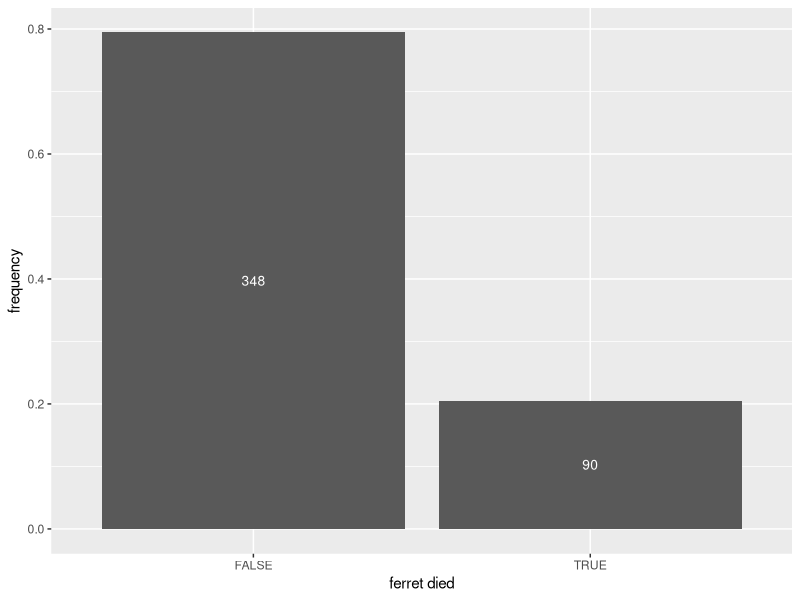
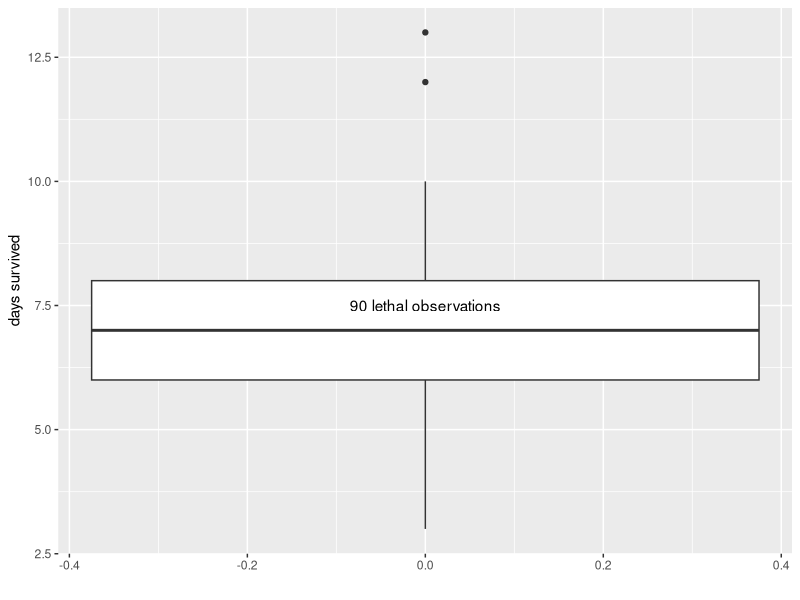
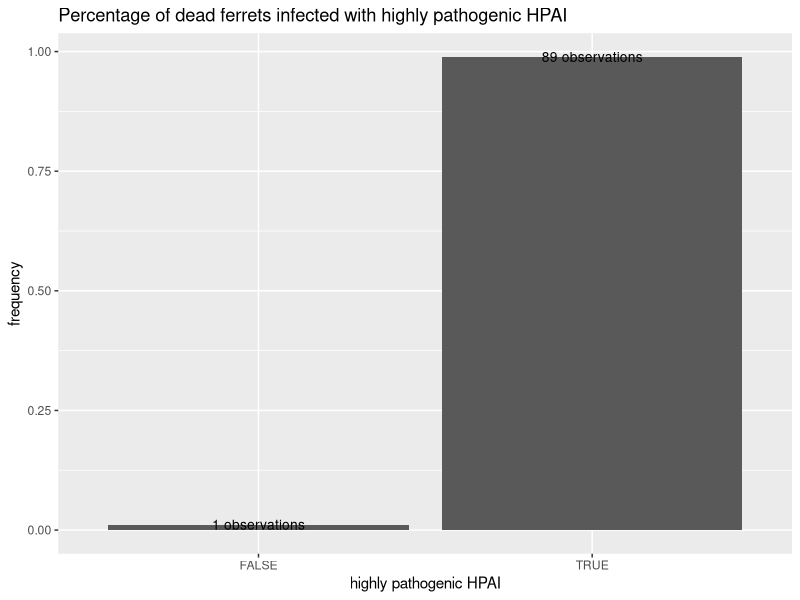
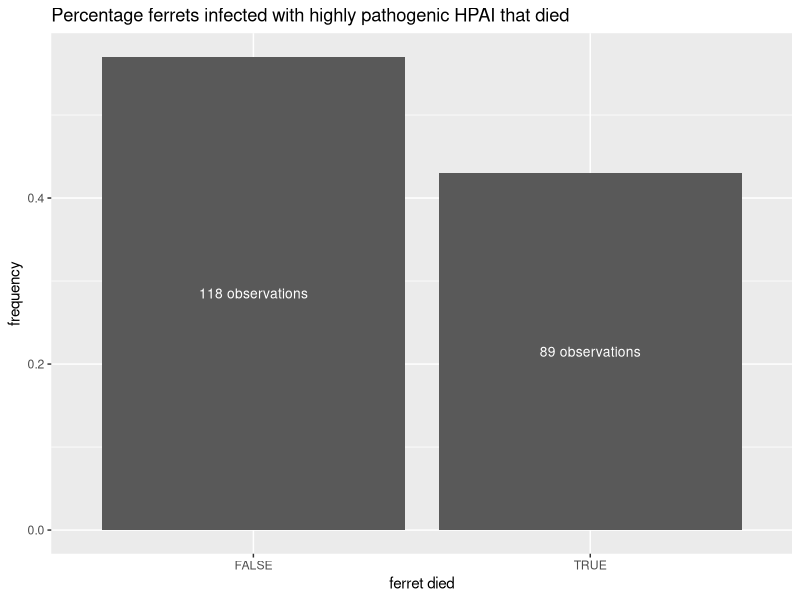
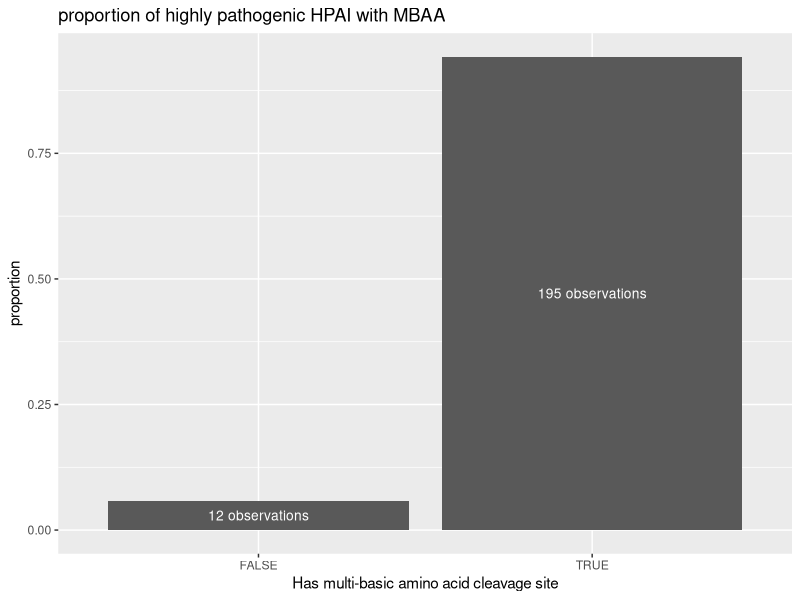
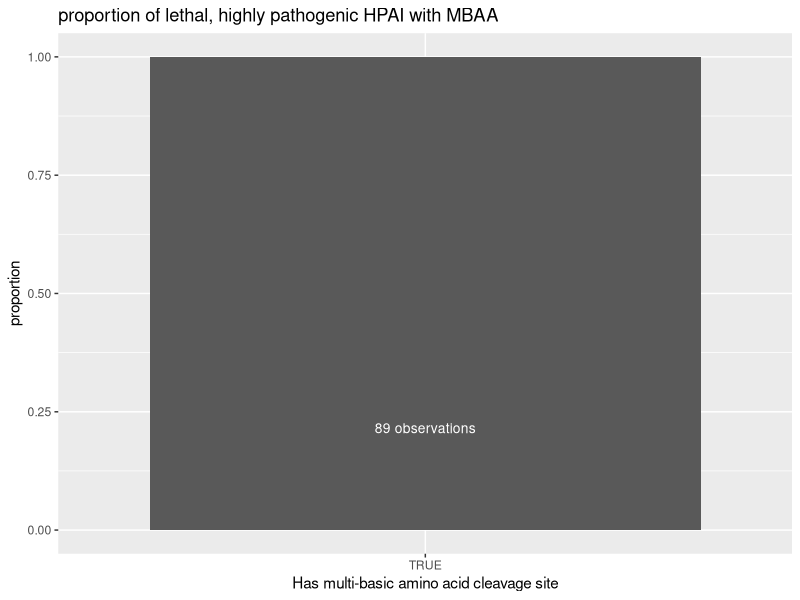
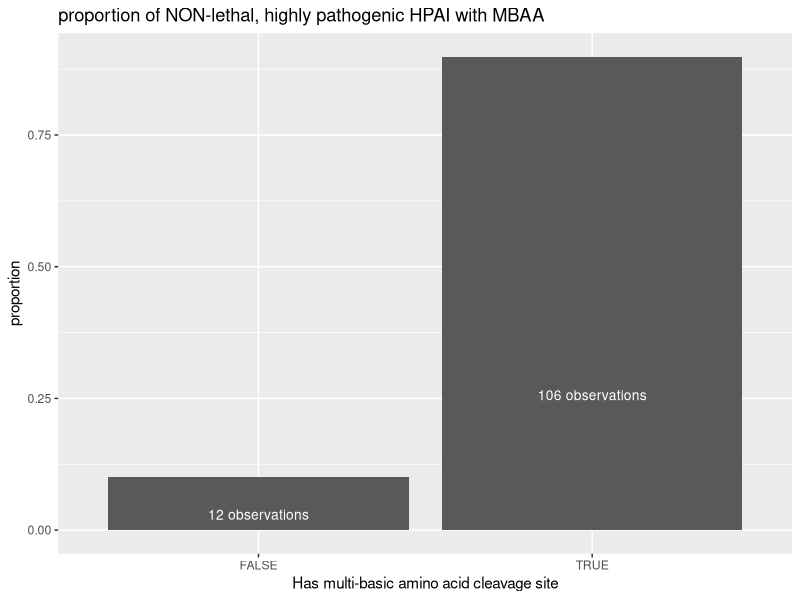
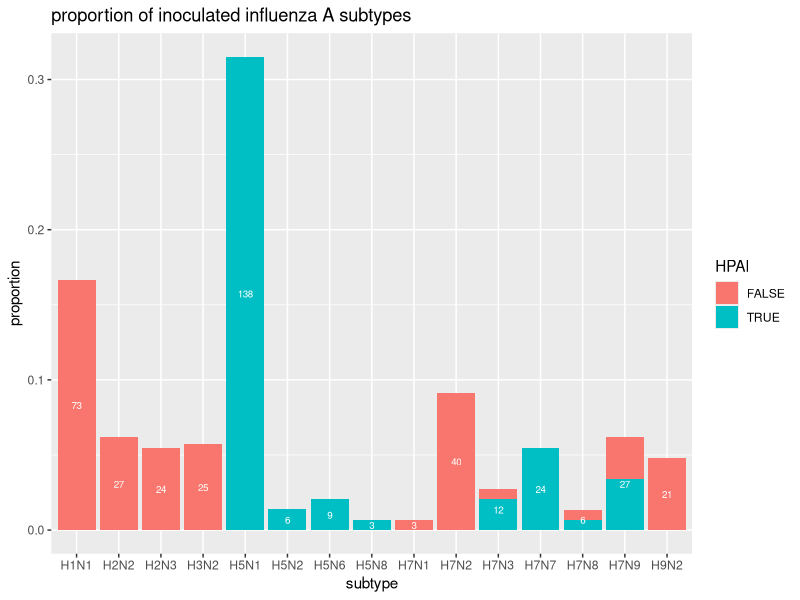

The R script that drew these images, in order:
## ---- chunk 1
#install.packages("ggplot2")
library(ggplot2)

#install.packages("dplyr")
library(dplyr)

#install.packages("here")
library(here)

## ---- chunk 2
# load dataset
ferret_IAV_data <- read.csv(here("cdc-exercise", "data", "IAV_morbidity_and_titer_measurements_ferrets.csv"))

# view dataset 
str(ferret_IAV_data)
## ---- chunk 3
# select variables from dataset
ferret_IAV_data = ferret_IAV_data %>%
  select(-c("expt", "NW_typical", "RD_trans", "Origin", "temp_5", "temp_5_day"))

# view pruned dataset
str(ferret_IAV_data) #

summary(ferret_IAV_data)
## ---- chunk 4
# first, lets factor categorical variables
ferret_IAV_data = ferret_IAV_data %>%
  mutate("units" = factor(units), "HA" = factor(HA), "NA." = factor(NA.)) 

# now, lets replace binary character variables with logical values
ferret_IAV_data = ferret_IAV_data %>%
  mutate("lethal" = case_when(lethal == "true" ~ TRUE, lethal == "false" ~ FALSE),
         "HPAI" = case_when(HPAI == "true" ~ TRUE, HPAI == "false" ~ FALSE), 
         "HPAI_MBAA" = case_when(HPAI_MBAA == "true" ~ TRUE, HPAI_MBAA == "false" ~ FALSE))

# let's check that worked!
str(ferret_IAV_data)
summary(ferret_IAV_data) #logicals are logicals and factors are factors, both with count information

#note that we could have accomplished both in the same "pipe" - I've separated them here to make it clear what manipulation is being preformed on which columns :)
## ---- chunk 5
# which factor level of units has the greatest number of observations? 
units.counts = (summary(ferret_IAV_data$units)) #a named vector of counts of the number of observations for each level of variable "units"
which.units.max = names(units.counts)[which.max(units.counts)] #the name of the level of variable "units" with the greatest number of observations

# filtering for observations with titres given in units which.units.max 
ferret_IAV_data = ferret_IAV_data %>%
  filter(units == which.units.max)

# let's check that worked!
str(ferret_IAV_data)
summary(ferret_IAV_data)
## ---- chunk 6
ferret_IAV_data = ferret_IAV_data %>%
  mutate(lethal_day = case_when(lethal_day == 0 ~ NA, .default = lethal_day))
## ---- chunk 7
plot1 = ggplot() + geom_bar(data = ferret_IAV_data, aes(x = lethal, y = (..count..)/sum(..count..))) + 
  stat_count(data = ferret_IAV_data, geom = "text", colour = "white", size = 3.5, aes(x = lethal, label = ..count.., y = ..count../(2*nrow(ferret_IAV_data)))) +
  labs(x = "ferret died", y = "frequency")

plot1

plot2 = ferret_IAV_data %>%
  filter(lethal == T) %>%
  ggplot() + geom_boxplot(aes(y = lethal_day)) + 
  annotate(geom = "text", x = 0, y = 7.5, label = paste(sum(ferret_IAV_data$lethal==TRUE), "lethal observations")) +
  labs(x = "", y = "days survived")

plot2
## ---- chunk 8

table = ferret_IAV_data %>%
  select("HPAI", "lethal") %>%
  group_by(HPAI) %>%
  count(lethal)

plot3 = ferret_IAV_data %>%
  select("HPAI", "lethal") %>%
  filter(lethal == T) %>%
  ggplot() + geom_bar(aes(x = HPAI, y = (..count..)/sum(..count..))) + 
  stat_count(geom = "text", colour = "black", size = 3.5, aes(x = HPAI, label = paste(..count.., "observations"), y = ..count../(sum(ferret_IAV_data$lethal==T)))) +
  labs(x = "highly pathogenic HPAI", y = "frequency", title = "Percentage of dead ferrets infected with highly pathogenic HPAI")

plot3

plot4 = ferret_IAV_data %>%
  select("HPAI", "lethal") %>%
  filter(HPAI == T) %>%
  ggplot() + geom_bar(aes(x = lethal, y = (..count..)/sum(..count..))) + 
  stat_count(geom = "text", colour = "white", size = 3.5, aes(x = lethal, label = paste(..count.., "observations"), y = ..count../(2*sum(ferret_IAV_data$HPAI==T)))) +
  labs(x = "ferret died", y = "frequency", title = "Percentage ferrets infected with highly pathogenic HPAI that died")

plot4
## ---- chunk 9

# filter for HPAI and HPAI_MBAA
plot5 = ferret_IAV_data %>%
  select("HPAI", "HPAI_MBAA") %>%
  filter(HPAI == TRUE) %>% # only include observations for which HPAI is TRUE
  ggplot() + geom_bar(aes(x = HPAI_MBAA, y = ..count../sum(..count..))) +
  stat_count(geom = "text", colour = "white", size = 3.5, aes(x = HPAI_MBAA, label = paste(..count.., "observations"), y = ..count../(2*sum(ferret_IAV_data$HPAI==T)))) +
  labs(x = "Has multi-basic amino acid cleavage site", y = "proportion", title = "proportion of highly pathogenic HPAI with MBAA" )

plot5

# Knowing that most highly pathogenic HPAI have MBAA, lets see if the HPAI that killed the ferrets were MBAA +
plot6 = ferret_IAV_data %>%
  select("lethal", "HPAI", "HPAI_MBAA") %>%
  filter(HPAI == TRUE, lethal == TRUE) %>% # only observations that have HPAI and died (89 observations, according to plot4)
  ggplot() + geom_bar(aes(x = HPAI_MBAA, y = ..count../sum(..count..))) + #of these obs, proportion w and without MBAA
  stat_count(geom = "text", colour = "white", size = 3.5, aes(x = HPAI_MBAA, label = paste(..count.., "observations"), y = ..count../(2*sum(ferret_IAV_data$HPAI==T)))) +
  labs(x = "Has multi-basic amino acid cleavage site", y = "proportion", title = "proportion of lethal, highly pathogenic HPAI with MBAA" )

plot6

# and just to be good, lets see the proportion of HPAI that DIDN'T kill the ferrets that are MBAA - 

plot7 = ferret_IAV_data %>%
  select("lethal", "HPAI", "HPAI_MBAA") %>%
  filter(HPAI == TRUE, lethal == FALSE) %>% # only observations that have HPAI and DIDNT die (118 observations, according to plot4)
  ggplot() + geom_bar(aes(x = HPAI_MBAA, y = ..count../sum(..count..))) + #of these obs, proportion w and without MBAA
  stat_count(geom = "text", colour = "white", size = 3.5, aes(x = HPAI_MBAA, label = paste(..count.., "observations"), y = ..count../(2*sum(ferret_IAV_data$HPAI==T)))) +
  labs(x = "Has multi-basic amino acid cleavage site", y = "proportion", title = "proportion of NON-lethal, highly pathogenic HPAI with MBAA" )

plot7

## ---- chunk 10
# we will add a variable with the subtype of IAV
ferret_IAV_data = ferret_IAV_data %>%
  mutate(subtype = as.factor(paste0(HA,NA.))) #subtype nomenclature is H#N#

# lets see a bar plot of subtypes
plot8 = ferret_IAV_data %>%
  ggplot() + geom_bar(aes(x = subtype, y = ..count../sum(..count..), fill = HPAI)) +  #I wanted to add a little color for no reason ;)
  stat_count(geom = "text", colour = "white", size = 2.5, aes(x = subtype, label = ..count.., y = ..count../(2*length(ferret_IAV_data$subtype)))) +
  labs(x = "subtype", y = "proportion", title = "proportion of inoculated influenza A subtypes" )

plot8
## ---- chunk 11
#lets see what a scatterplot of max percentage weight loss by day of max weight loss looks like
plot9 = ggplot() + geom_boxplot(data = ferret_IAV_data, aes(x = wt_loss_day, y = wt_loss, group = wt_loss_day)) +
  geom_point(data = ferret_IAV_data, aes(x = wt_loss_day, y = wt_loss, col = lethal), alpha = 0.5) +
  labs( x = "day of maximum percentage weight loss", y = "percentage weight loss", title = "max percentage weight loss by day")

plot9
## ---- chunk 12
#lets see what a scatterplot of max percentage weight loss by day of max weight loss looks like
plot10 = ggplot() + geom_boxplot(data = ferret_IAV_data, aes(x = temp_day, y = temp, group = temp_day)) +
  geom_point(data = ferret_IAV_data, aes(x = temp_day, y = temp, col = lethal), alpha = 0.5) +
  labs( x = "day of maximum temperature", y = "temperature", title = "max temperature by day")


plot10
## ---- chunk 13
plot11 = ggplot() + geom_point(data = ferret_IAV_data, aes(x = wt_loss_day, y = temp_day, col = lethal))
#lol no

plot11
## ---- chunk 14
time_series_titres = as.vector(t(data.matrix(ferret_IAV_data[,grep("_inoc", colnames(ferret_IAV_data))]))) #transform a matrix of only titres variables into a matrix, transpose so that each row is a day and each column is a sample, and collapse into a vector 

# the first 9 elements of vector time_series_titres contains the titres from days 1-9 for ferret 1, the next 9 for ferret 2, and so on. now, we want to create a dataframe with the sample ID of each ferret repeated 9s in one column, and the sequence of days 1:9 repeated 9 times in the other

time_series_titres = data.frame(titre = time_series_titres, 
                                Ferret = rep(ferret_IAV_data$Ferret, each = 9), 
                                DayPost = rep(1:9, times = length(ferret_IAV_data$Ferret)))

ggplot() + geom_point(data = time_series_titres, aes(x = DayPost, y = titre, col = Ferret), show.legend = FALSE) #see? nothing to learn here, yet...
